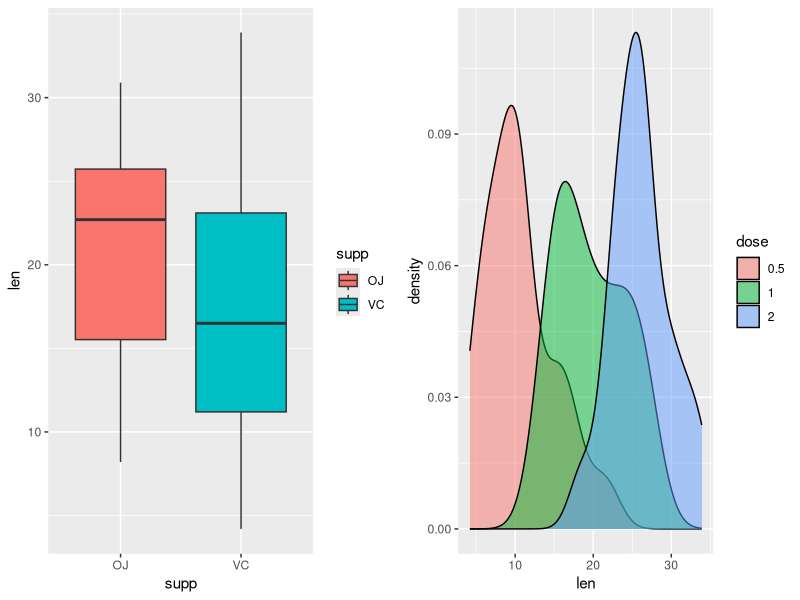
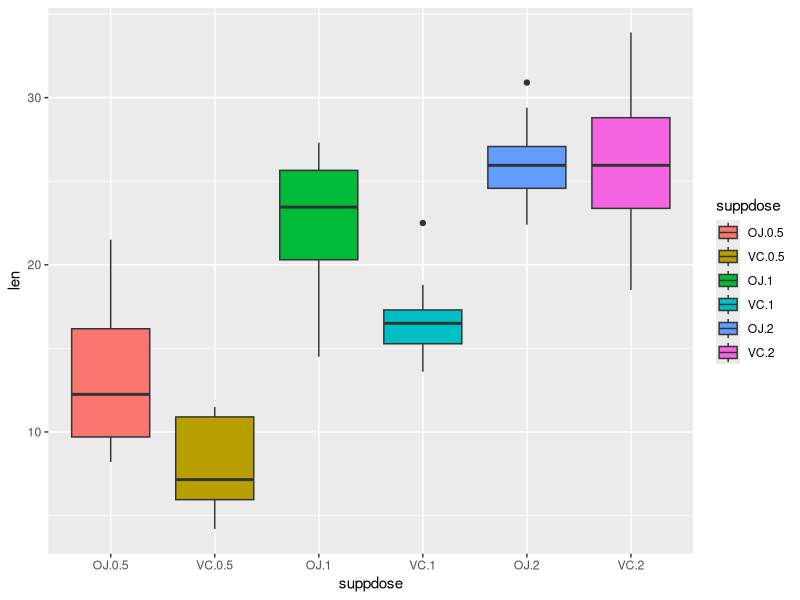

Recreate these plots in R, in order. (Note: this script raises an error after producing the figures.)
## ---- chunk 1
knitr::opts_chunk$set(echo = TRUE)
## ---- chunk 2
library(ggplot2)
library(plyr)
library(datasets)
library(grid)
## ---- chunk 3
data(ToothGrowth)
str(ToothGrowth)
head(ToothGrowth, n=3)
## ---- chunk 4
summary(ToothGrowth)
## ---- chunk 5
tapply(ToothGrowth$len,ToothGrowth$supp, mean)
## ---- chunk 6
dfTooth <- data.frame(ToothGrowth)
dfTooth$supp <- factor(dfTooth$supp)
dfTooth$dose <- factor(dfTooth$dose)
p1 <- ggplot(dfTooth, aes(x=supp, y=len)) + 
        geom_boxplot(aes(fill=supp))
p2 <- ggplot(dfTooth, aes(x=len, fill=dose)) + 
        geom_density(alpha = 0.5)
pushViewport(viewport(layout = grid.layout(1, 2)))
print(p1, vp = viewport(layout.pos.row = 1, layout.pos.col = 1))
print(p2, vp = viewport(layout.pos.row = 1, layout.pos.col = 2))
## ---- chunk 7
dfTooth$suppdose <- interaction(dfTooth$supp, dfTooth$dose)

ggplot(aes(y=len, x = suppdose), data = dfTooth) + geom_boxplot(aes(fill=suppdose))
## ---- chunk 8
t1 <- t.test(len~supp, paired=F, var.equal=F, data=dfTooth)
t1.summary <- data.frame("p-value"=c(t1$p.value),"CI-Lower"=c(t1$conf[1]), "CI-Upper"=c(t1$conf[2]), 
     row.names=c("OJ vs. VC:  "))
round(t1.summary,4)
## ---- chunk 9
df05 <- subset(dfTooth, dfTooth$dose==.5);df10 <- subset(dfTooth, dfTooth$dose==1)
df20 <- subset(dfTooth, dfTooth$dose==2)

t0510<- t.test(df05$len, df10$len, paired=F, var.equal=F);t0520<- t.test(df05$len, df20$len, paired=F, var.equal=F)
t1020<- t.test(df10$len, df20$len, paired=F, var.equal=F)

t2.summary <- data.frame("p-value"=c(t0510$p.value,t0520$p.value,t1020$p.value), 
     "CI-Lower"=c(t0510$conf[1],t0520$conf[1],t1020$conf[1]),
     "CI-Upper"=c(t0510$conf[2],t0520$conf[2],t1020$conf[2]),
     row.names=c(".5mg vs 1mg: ", ".5mg vs 2mg: ","1mg vs 2mg: "))

round(t2.summary, 6)
## ---- chunk 10
t05 <- t.test(len~supp, paired=F, var.equal=F, data=df05)
t10 <- t.test(len~supp, paired=F, var.equal=F, data=df10)
t20 <- t.test(len~supp, paired=F, var.equal=F, data=df20)

t3.summary <- data.frame("p-value"=c(t05$p.value,t10$p.value,t20$p.value), 
     "CI-Lower"=c(t05$conf[1],t10$conf[1],t20$conf[1]),
     "CI-Upper"=c(t05$conf[2],t10$conf[2],t20$conf[2]),
     row.names=c(".5mg OJ vs. VC: ", "1mg OJ vs. VC: ","2mg OJ vs. VC: "))

round(t3.summary, 6)
